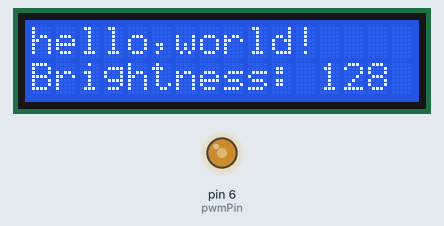
Bench run of a program on a simulated Arduino Uno, built with avr-gcc and run on an emulated ATmega328P. Shown: 16×2 character LCD, output pins drawn as LEDs (lit = HIGH).

Above: at 0.1 s.
At 13.7 s:
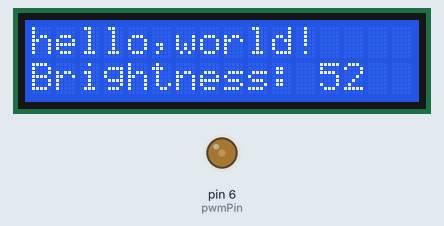
At 25.7 s:
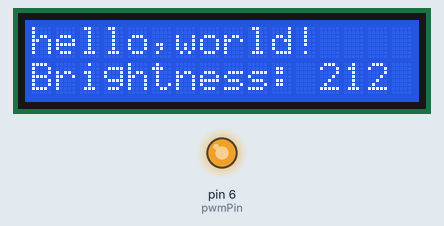
At 37.7 s:
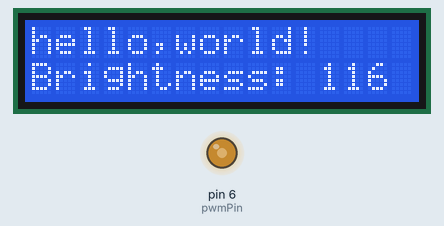
Timing chart, 0 to 40.0 s (numbered marks = the images above):
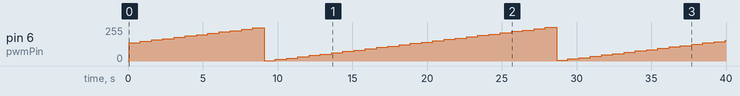

The program:

main.cpp
```cpp
#include <Arduino.h>
#include <LiquidCrystal.h>


LiquidCrystal lcd(8, 9, 10, 11, 12, 13);

int pwmPin = 6;
int brightness = 128;

void setup() {

  //pinMode(pwmPin, OUTPUT);
  Serial.begin(9600);
  lcd.begin(16, 2);

  // analogWrite(pwmPin, brightness);


  lcd.setCursor(0, 0);
  lcd.print("hello,world!");
}

void loop() {
  //打印亮度值到 LCD 的第二行
  lcd.setCursor(0, 1);
  lcd.print("Brightness: ");
  lcd.print(brightness);
  lcd.print("   ");  // 清除旧数据的残留

  // 模拟改变亮度
  brightness = (brightness + 10) % 256;  // 逐渐增加亮度，循环从0到255
  analogWrite(pwmPin, brightness);      // 更新PWM值

  // 延迟 750 毫秒
  delay(750);
}
```

Measured:
- by itself, pin 6 (pwmPin): ramps from 2/255 to 252/255 and jumps back, once every 19.6 s
- what the display in image 1 shows lasts 0.8 s, from 13.6 s to 14.4 s
